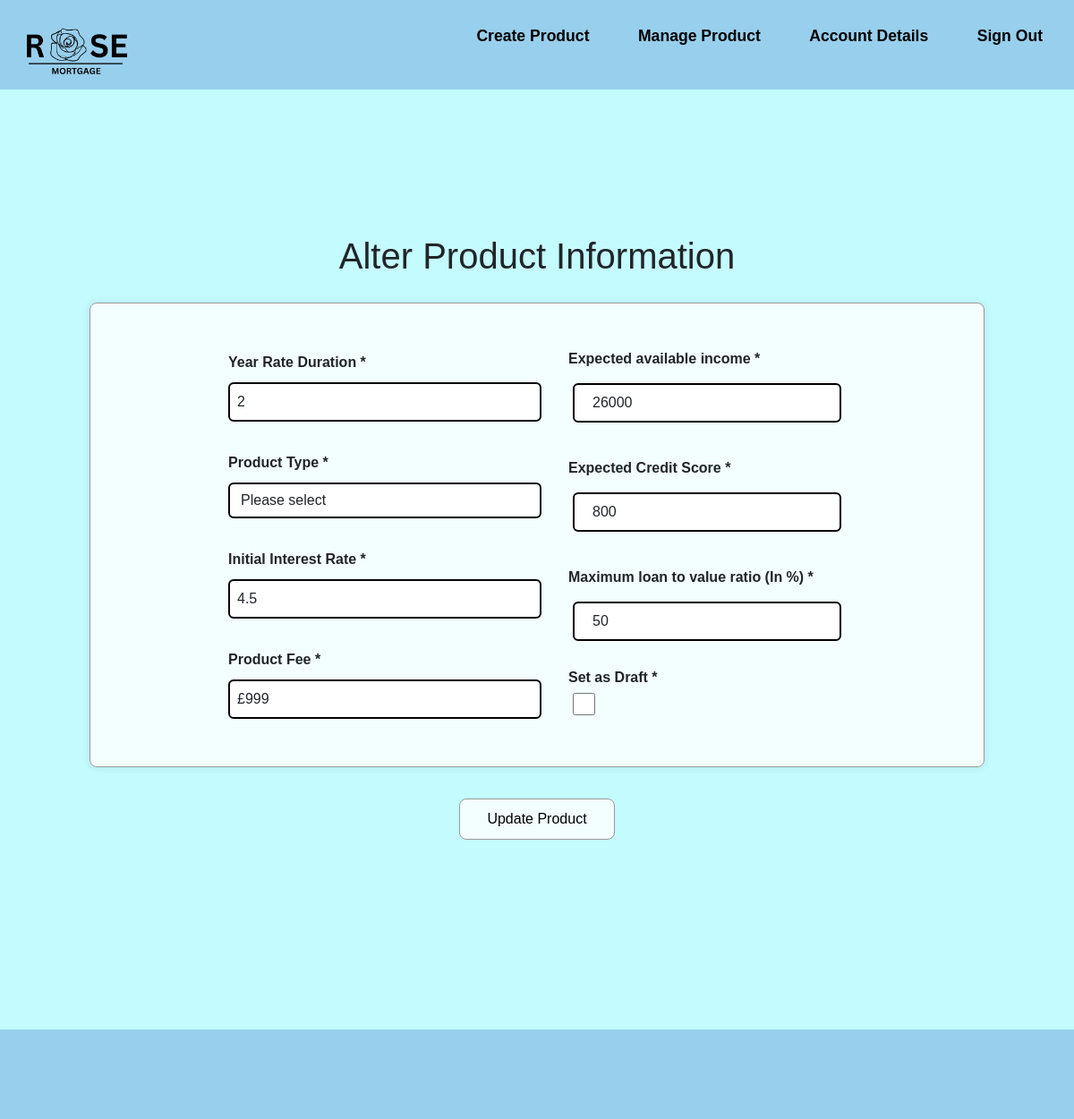
The app's page /Broker-product-update.php?id=1 with its own data.
### tables this page shows
CREATE TABLE "Product" (
	"Product_ID"	INTEGER NOT NULL,
	"Broker_ID"	INTEGER NOT NULL,
	"YearRate"	INTEGER NOT NULL,
	"ProductType"	TEXT NOT NULL,
	"expected_income"	INTEGER NOT NULL,
	"expected_credit_score"	INTEGER NOT NULL,
	"initial_interest_rate"	REAL NOT NULL,
	"ProductFee"	INTEGER NOT NULL,
	"ltv_ratio"	REAL NOT NULL,
	"aDraft"	INTEGER NOT NULL,
	PRIMARY KEY("Product_ID" AUTOINCREMENT),
	FOREIGN KEY("Broker_ID") REFERENCES "Broker"("Broker_ID")
);

### Broker-product-update.php (the view, shortened to what this page needs)
<?php
include 'connection.php';
    if (isset($_GET['id'])) {
        $productId = $_GET['id'];
        $stmt = $db->prepare("SELECT * FROM Product WHERE Product_ID=?");
        $stmt->execute([$productId]);
        $product = $stmt->fetch(PDO::FETCH_ASSOC);
    }
?>
<!DOCTYPE html>
<html lang="en">
<head>
    <link rel="stylesheet" href="https://cdn.jsdelivr.net/npm/bootstrap@5.3.2/dist/css/bootstrap.min.css">
    <link href="css/style.css" rel="stylesheet"></link>
</head>
<body>
<header class="flex-container">
<a href="broker-manage-product.php"> <img src="Assets/logo.png" alt="Rose Mortgage"> </a>
<div>
    <ul class="nav-links">
        <li><a href="Broker-product-creation.php">Create Product</a></li>
        <li><a href="broker-manage-product.php">Manage Product</a></li>
        <li><a href="broker-account-information.php">Account Details</a></li>
        <li><a href="home.php">Sign Out</a></li>
    </ul>
</div>
</header>
    <main>
        <div class="hero">
            <h1>Alter Product Information</h1>
            <form class="product" action="broker-product-check.php" method="post">
            <div class="product-information">
                <div class="product-description">
                    <label class="label-group" for="year-rate">Year Rate Duration *</label>
                    <input class="form-control" type="text" id="year-rate" name="year-rate" value="<?php echo $product['YearRate']; ?>"><br>
                    <label class="label-group" for="product-type">Product Type *</label>
                    <select class="form-control" id="product-type" name="product-type">
                        <option class="default-value" value="">Please select</option>
                    </select><br>
                    <label class="label-group" for="base-interest">Initial Interest Rate *</label>
                    <input class="form-control" type="text" id="base-interest" name="base-interest" value="<?php echo $product['initial_interest_rate']; ?>"><br>
                    <label class="label-group" for="product-fee">Product Fee *</label>
                    <input class="form-control" type="text" id="product-fee" name="product-fee" value="<?php echo $product['ProductFee']; ?>"><br>
                </div>
                <div class="expected-description">
                    <label  class="label-group" for="expected-income">Expected available income *</label>
                    <input class="form-control" type="text" id="expected-income" name="expected-income" value="<?php echo $product['expected_income']; ?>"><br>
                    <label  class="label-group" for="expected-credit">Expected Credit Score *</label>
                    <input class="form-control" type="text" id="expected-credit" name="expected-credit" value="<?php echo $product['expected_credit_score']; ?>"><br>
                    <label  class="label-group" for="ltv-ratio">Maximum loan to value ratio (In %)  *</label>
                    <input class="form-control" type="text" id="ltv-ratio" name="ltv-ratio" value="<?php echo $product['ltv_ratio']; ?>"><br>
                    <label for="isDraft">Set as Draft *</label>
                    <input type="checkbox" name="isDraft" id="isDraft"  <?= ($product['aDraft'] == 0) ? '': 'checked'; ?> style="width:25px;height:25px"/>
                </div>
            </div>
            <div>
                <button class="product-creation-btn" type="submit" name="updateProduct">Update Product</button>
            </div>
        </form>
    </div>
</main>
<footer>
</footer>
</body>
</html>

### css/style.css (style rules this page uses)
* { margin: 0; padding: 0; text-decoration: none; font-family: Arial, Helvetica, sans-serif; box-sizing: border-box; list-style: none; }
a { color: #000; text-decoration: none; }
main { margin-top: 50px; margin-bottom: 50px; }
header { background-color: #98CFED; padding: 10px; color: black; height: 100px; width: 100%; top: 0; display: flex; justify-content: flex-start; align-items: center; z-index: 1000; }
.nav-links li { display: inline-block; position: relative; margin: 0 25px; }
.nav-links li a { font-weight: bold; font-size: 1.1rem; text-decoration: none; color: black; }
.nav-links li::after { content: ''; width: 0%; height: 2px; background: #000; display: block; margin: auto; position: absolute; top: 100%; left: 50%; transform: translate(-50%); transition: 0.7s; }
header img { width: 150px; height: auto; }
body { background-color: #c4fbff; display: flex; flex-direction: column; min-height: 100vh; }
input[type="number"], button { width: 100%; padding: 10px; margin-bottom: 10px; border-radius: 3px; border: 1px solid #ccc; }
button { background-color: #007BFF; color: #fff; cursor: pointer; }
ul { flex: 1; margin-bottom: 20px; }
ul li { list-style-type: disc; }
.form-control { border: 2px solid black; }
.flex-container { display: flex; flex-direction: row; justify-content:space-between; }
label { display: block; font-weight: bold; }
.hero { margin-top: 50px; width: 100%; height: 100vh; display: flex; align-items: center; justify-content: center; display: flex; flex-direction: column; }
form.product { width: 40%; max-width: 60%; display: flex; flex-direction: column; align-items: center; }
.label-group { padding: 10px 0 10px 0; }
.product-information { display: flex; justify-content: center; background-color: rgba(255,255,255,0.8); padding: 20px; border: 1px solid #9C9A9A; width: 1200px; max-width: 1000px; margin: 20px; border-radius: 8px; box-shadow: 0 0 10px rgba(0, 0, 0, 0.1); }
.product-description input { width: 350px; padding: 8px; }
.product-description { margin-top: 24px; }
.expected-description { margin:20px 0 30px 30px; }
.expected-description input { width: 300px; padding: 8px 20px; margin: 5px; }
.product-creation-btn { padding: 10px 20px; background-color: rgba(255,255,255,0.8); margin: 0 auto; cursor: pointer; transition: .5s; border: solid 1px #9C9A9A; margin: 15px 20px 0 0; border-radius: 8px; color:#000; }
footer { background-color: #98CFED; padding: 10px; color: black; height: 100px; width: 100%; bottom: 0; z-index: 1000; margin-top: 100px; }

### records on screen
product: year-rate "2", base-interest "4.5", product-fee "£999", expected-income "26000", expected-credit "800", ltv-ratio "50"
